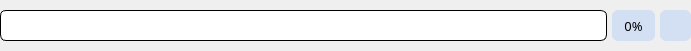
<?xml version="1.0" encoding="UTF-8"?>
<ui version="4.0">
 <class>CTexLine</class>
 <widget class="QWidget" name="CTexLine">
  <property name="geometry">
   <rect>
    <x>0</x>
    <y>0</y>
    <width>691</width>
    <height>51</height>
   </rect>
  </property>
  <property name="sizePolicy">
   <sizepolicy hsizetype="Expanding" vsizetype="Minimum">
    <horstretch>0</horstretch>
    <verstretch>0</verstretch>
   </sizepolicy>
  </property>
  <property name="font">
   <font>
    <family>MiSans Demibold</family>
    <pointsize>10</pointsize>
   </font>
  </property>
  <property name="windowTitle">
   <string>Form</string>
  </property>
  <property name="styleSheet">
   <string notr="true">QPushButton,
QDoubleSpinBox,
QLineEdit
{
	border: 1px solid #000000;
	border-radius: 6px;
	padding: 3px;
	height: 25px;
	font-size: 10pt;
	color: #000000;
}

QLineEdit::focus
{
	border: 1px solid #55aaff;
}

QGroupBox
{
	border: 1px solid #000000;
	border-radius: 6px;
	padding: 3px;
}

QPushButton
{
	background-color: #d3e0f3;
	border: none;
}

QPushButton::hover
{
	background-color: #d6e3f7;
}

QPushButton::pressed
{
	background-color: #a2aec0;
}</string>
  </property>
  <layout class="QGridLayout" name="gridLayout">
   <property name="leftMargin">
    <number>0</number>
   </property>
   <property name="topMargin">
    <number>0</number>
   </property>
   <property name="rightMargin">
    <number>0</number>
   </property>
   <property name="bottomMargin">
    <number>0</number>
   </property>
   <property name="spacing">
    <number>0</number>
   </property>
   <item row="0" column="0">
    <layout class="QHBoxLayout" name="horizontalLayout_2">
     <property name="spacing">
      <number>5</number>
     </property>
     <item>
      <widget class="CLineEdit" name="ledit_tex">
       <property name="sizePolicy">
        <sizepolicy hsizetype="Expanding" vsizetype="Fixed">
         <horstretch>0</horstretch>
         <verstretch>0</verstretch>
        </sizepolicy>
       </property>
       <property name="minimumSize">
        <size>
         <width>30</width>
         <height>30</height>
        </size>
       </property>
       <property name="font">
        <font>
         <family>MiSans</family>
         <pointsize>10</pointsize>
        </font>
       </property>
       <property name="clearButtonEnabled">
        <bool>false</bool>
       </property>
      </widget>
     </item>
     <item>
      <widget class="QPushButton" name="btn_info">
       <property name="styleSheet">
        <string notr="true">QPushButton{
	width: auto;
}</string>
       </property>
       <property name="text">
        <string>0%</string>
       </property>
      </widget>
     </item>
     <item>
      <widget class="QPushButton" name="btn_copy">
       <property name="sizePolicy">
        <sizepolicy hsizetype="Minimum" vsizetype="Fixed">
         <horstretch>0</horstretch>
         <verstretch>0</verstretch>
        </sizepolicy>
       </property>
       <property name="minimumSize">
        <size>
         <width>0</width>
         <height>0</height>
        </size>
       </property>
       <property name="font">
        <font>
         <family>MiSans Demibold</family>
         <pointsize>10</pointsize>
        </font>
       </property>
       <property name="statusTip">
        <string>Copy</string>
       </property>
       <property name="whatsThis">
        <string>Copy</string>
       </property>
       <property name="styleSheet">
        <string notr="true">QPushButton{
	width: 25px;
}</string>
       </property>
       <property name="text">
        <string/>
       </property>
       <property name="icon">
        <iconset resource="../CeleryMath.qrc">
         <normaloff>:/icon/icons/content_copy_FILL0_wght400_GRAD0_opsz48.svg</normaloff>:/icon/icons/content_copy_FILL0_wght400_GRAD0_opsz48.svg</iconset>
       </property>
       <property name="iconSize">
        <size>
         <width>20</width>
         <height>20</height>
        </size>
       </property>
      </widget>
     </item>
    </layout>
   </item>
  </layout>
 </widget>
 <customwidgets>
  <customwidget>
   <class>CLineEdit</class>
   <extends>QLineEdit</extends>
   <header>CeleryMath.widgets.CLineEdit</header>
  </customwidget>
 </customwidgets>
 <resources>
  <include location="../CeleryMath.qrc"/>
 </resources>
 <connections/>
</ui>
